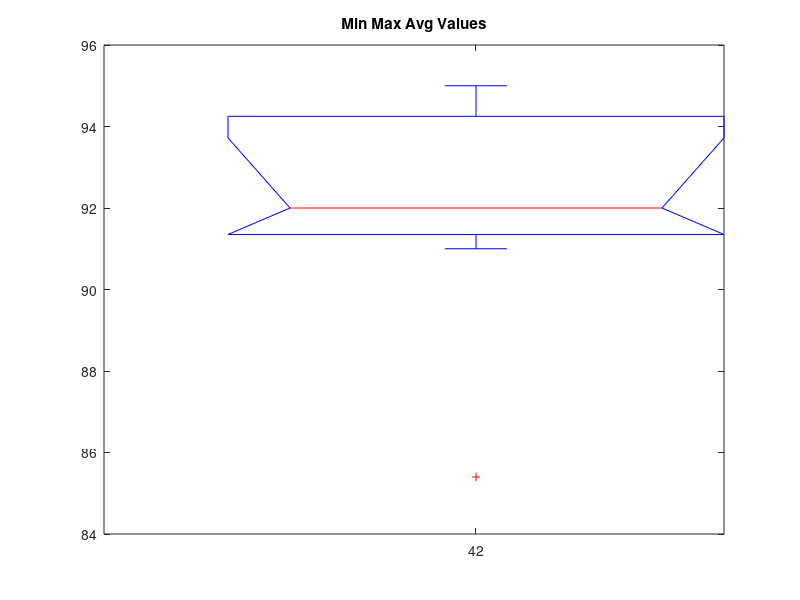

Source code (MATLAB):
%% Code for BoxPLot
% rng default  % For reproducibility
% x1 = normrnd(5,1,100,1);
% x2 = normrnd(6,1,100,1);
% figure
% boxplot([x1,x2],'Notch','on','Labels',{'mu = 5','mu = 6'})
% title('Compare Random Data from Different Distributions')
% 

% y1=[71.7;
%     80.7;
%     89.7];
% y2=[54.8;
%     61.35;
%     67.9];
% y3=[54.6;
%     62.45;
%     70.3];
% y4=[52.5;
%     61.45;
%     70.4];
% y5=[59.4;
%     65.35;
%     71.3];
% 
% y6=[59.2;
%     64.95;
%    70.7];
% y7=[58.9;
%     73.55;
%     88.2];
v1=92.0;
v2=91.0;
v3=85.4;
v4=93.8;
v5=94.7;
v6=91.7;
v7=95.0;

figure
boxplot([v1,v2,v3,v4,v5,v6,v7],'Notch','on','Labels',...
{'42','38','39','40','41','19','Proposed'})
title('Min Max Avg Values')
